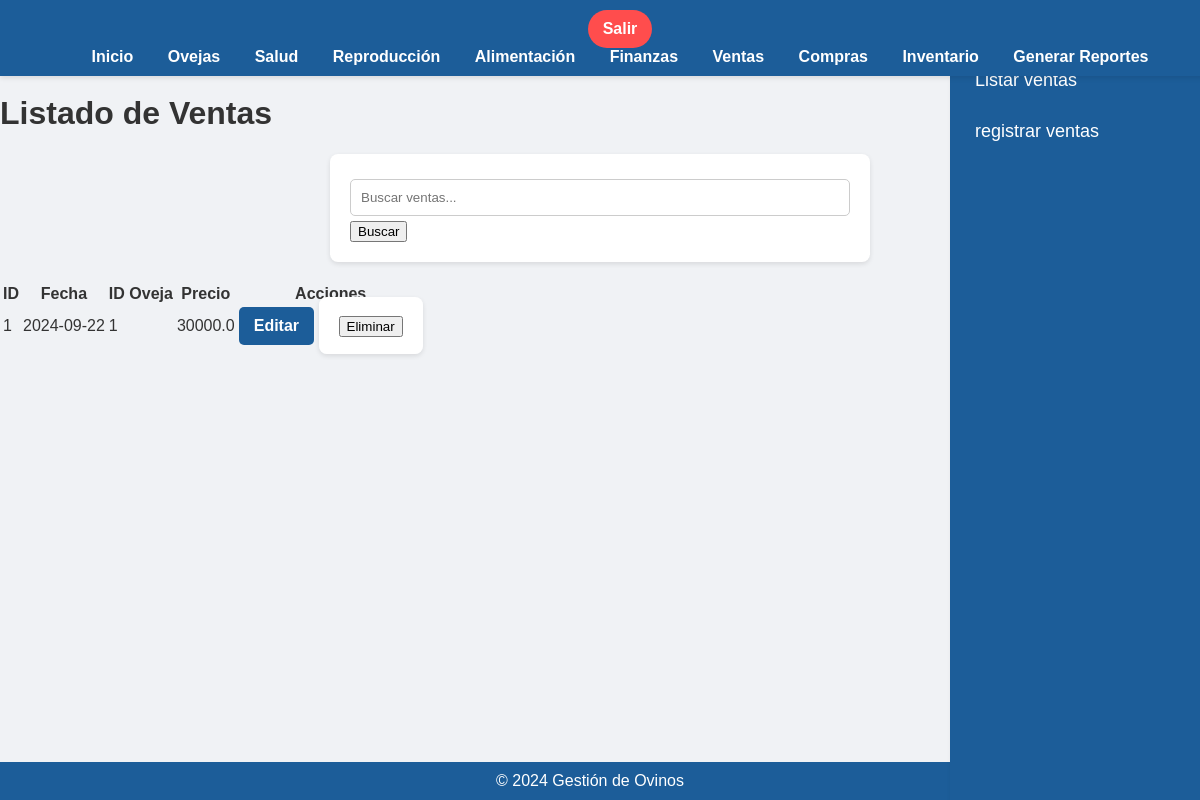
The app's page /listar_ventas (signed in) with its own data.
### app/models.py (models this page shows)
class Venta(db.Model):
    id = db.Column(db.Integer, primary_key=True)
    id_oveja = db.Column(db.Integer, db.ForeignKey('oveja.id'), nullable=False)
    fecha = db.Column(db.Date, nullable=False)
    cantidad = db.Column(db.Integer, nullable=False)
    precio = db.Column(db.Float, nullable=False)
    user_id = db.Column(db.Integer, db.ForeignKey('user.id'), nullable=False)
    oveja = db.relationship('Oveja', backref='ventas')
    user = db.relationship('User', backref='ventas')

### app/routes.py (the view)
@app.route('/listar_ventas', methods=['GET'])
@login_required
def listar_venta():
    search_query = request.args.get('search', '')
    if search_query:
        ventas = Venta.query.filter(
            (Venta.id.like(f'%{search_query}%')) |
            (Venta.id_oveja.like(f'%{search_query}%')) |
            (Venta.precio.like(f'%{search_query}%'))
        ).filter_by(user_id=current_user.id).all()
    else:
        ventas = Venta.query.filter_by(user_id=current_user.id).all()
    return render_template('listar_ventas.html', ventas=ventas)

### app/__init__.py (called while the page is built)
@login_manager.user_loader
def load_user(user_id):
    return User.query.get(int(user_id))

### app/templates/listar_ventas.html (shortened to what this page needs)
<!DOCTYPE html>
<html lang="es">
<head>
    <link rel="stylesheet" href="{{ url_for('static', filename='styles.css') }}">
</head>
<body>
    <div class="navbar">
        <div>
            <a href="{{ url_for('logout') }}" class="btn-close">Salir</a>
        </div>
        <a href="{{ url_for('index') }}">Inicio</a>
        <a href="{{ url_for('oveja') }}">Ovejas</a>
        <a href="{{ url_for('salud') }}">Salud</a>
        <a href="{{ url_for('reproduccion') }}">Reproducción</a>
        <a href="{{ url_for('alimentacion') }}">Alimentación</a>
        <a href="{{ url_for('finanzas') }}">Finanzas</a>
        <a href="{{ url_for('venta') }}">Ventas</a>
        <a href="{{ url_for('compra') }}">Compras</a>
        <a href="{{ url_for('inventario') }}">Inventario</a>
        <a href="{{ url_for('reportes_view') }}">Generar Reportes</a>
    </div>
    <div class="sidebar">
        <a href="{{url_for('listar_venta')}}">Listar ventas</a></li>
        <a href="{{url_for('registrar_venta')}}">registrar ventas</a></li>
    </div>
    <div class="container">
        <h1>Listado de Ventas</h1>
        <form method="GET" action="{{ url_for('listar_venta') }}"class="search-bar">
            <input type="text" name="search" placeholder="Buscar ventas..." value="{{ request.args.get('search', '') }}">
            <button type="submit">Buscar</button>
        </form>
        <table>
            <thead>
                <tr>
                    <th>ID</th>
                    <th>Fecha</th>
                    <th>ID Oveja</th>
                    <th>Precio</th>
                    <th>Acciones</th>
                </tr>
            </thead>
            <tbody>
                {% for venta in ventas %}
                <tr>
                    <td>{{ venta.id }}</td>
                    <td>{{ venta.fecha.strftime('%Y-%m-%d') }}</td>
                    <td>{{ venta.id_oveja }}</td>
                    <td>{{ venta.precio }}</td>
                    <td>
                        <a href="{{ url_for('editar_venta', id=venta.id) }}" class='btn'>Editar</a>
                        <form action="{{ url_for('eliminar_venta', id=venta.id) }}" method="POST" style="display:inline;">
                            <button type="submit" onclick="return confirm('¿Estás seguro de que deseas eliminar esta venta?');">Eliminar</button>
                        </form>
                    </td>
                </tr>
                {% endfor %}
            </tbody>
        </table>
    </div>
    <footer>
        &copy; 2024 Gestión de Ovinos
    </footer>
</body>
</html>

### app/static/styles.css (style rules this page uses)
body { font-family: 'Arial', sans-serif; background-color: #f0f2f5; color: #333; margin: 0; padding: 0; padding-top: 20px; }
.navbar { background-color: #1c5d99; padding: 10px 20px; text-align: center; box-shadow: 0 2px 5px rgba(0, 0, 0, 0.1); position: fixed; top: 0; left: 0; width: 100%; z-index: 1000; }
.navbar a { color: #ffffff; text-decoration: none; margin: 0 15px; font-weight: bold; }
.sidebar { height: calc(100vh - 35px); width: 250px; position: fixed; top: 35px; right: 0; background-color: #1c5d99; padding-top: 20px; box-shadow: 2px 0 5px rgba(0, 0, 0, 0.1); overflow-y: auto; z-index: 900; }
.sidebar a { padding: 15px 25px; text-decoration: none; font-size: 18px; color: #ffffff; display: block; transition: 0.3s; }
form { max-width: 500px; margin: 20px auto; padding: 20px; background-color: #ffffff; border-radius: 8px; box-shadow: 0 2px 5px rgba(0, 0, 0, 0.1); }
input[type="text"], input[type="number"], input[type="email"], input[type="password"], select, textarea { width: 100%; padding: 10px; margin: 5px 0; border: 1px solid #ccc; border-radius: 5px; box-sizing: border-box; }
.btn { display: inline-block; padding: 10px 15px; background-color: #1c5d99; color: white; text-decoration: none; border-radius: 5px; font-weight: bold; text-align: center; }
.btn-close { display: inline-block; padding: 10px 15px; background-color: #ff4d4d; color: #fff; text-decoration: none; border-radius: 25px; font-weight: bold; text-align: center; border: none; cursor: pointer; transition: background-color 0.3s, color 0.3s, box-shadow 0.3s; }
footer { background-color: #1c5d99; color: white; text-align: center; padding: 10px; position: fixed; bottom: 0; width: calc(100%); right: 0; z-index: 850; }

### records on screen
Venta: id "1", fecha "2024-09-22", id_oveja "1", precio "30000.0"
